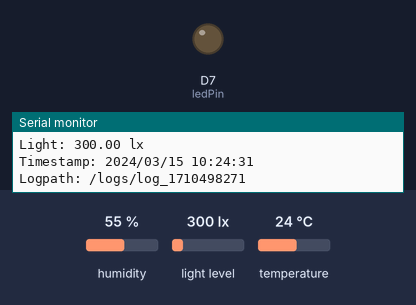
This sketch was run on a simulated ESP8266 (NodeMCU). Parts: output pins drawn as LEDs (lit = HIGH), the last lines printed to the serial monitor. The test bench sets the inputs (shaded band); at power-on: humidity 55 %, light level 300 lx, temperature 24 °C. WiFi joins after 1.5 s; servers stay silent unless stated; the local clock reads 2024-03-15 10:24:30 at power-on unless the sketch sets it.

Above: at 4.5 s.
At 10.5 s:
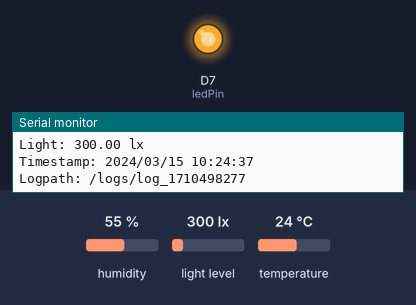
Timing chart, 0 to 16.9 s (numbered marks = the images above):
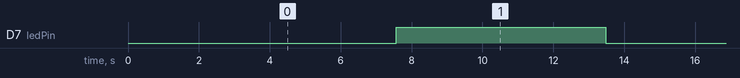

The sketch:

CW17_65060226300581.ino
```cpp
#include <Wire.h>
#include "FirebaseESP8266.h"
#include <ESP8266WiFi.h>
#include "DHT.h"
#include <time.h> // For NTP time
#include <BH1750.h>
BH1750 lightMeter;

// Pin and constants
#define DHTPIN D4 // Pin connected to the DHT22 data pin
#define DHTTYPE DHT22 // DHT 22 (AM2302)

// Firebase credentials
char FIREBASE_AUTH[] = "el1toHNMrUaHcWWNSiUyq6X1TgnbfE14MaqZUVwE"; // Your Firebase Web API Key
char FIREBASE_HOST[] = "https://fir-dht-2024-ce7d7-default-rtdb.asia-southeast1.firebasedatabase.app"; // Your Firebase Host URL

// WiFi credentials
char WIFI_SSID[] = "HomeOjo"; // Your WiFi SSID
char WIFI_PASSWORD[] = "0852494177"; // Your WiFi password
const int ledPin = 13;
int counter = 0;
// Firebase and DHT setup
FirebaseData firebaseData;
DHT dht(DHTPIN, DHTTYPE); // Initialize DHT sensor

unsigned long convertToSeconds(const char* datetimeStr) {
    int year, month, day, hour, minute, second;

    // Parse the datetime string
    sscanf(datetimeStr, "%d/%d/%d %d:%d:%d", &year, &month, &day, &hour, &minute, &second);

    // Calculate days since epoch (January 1, 1970)
    unsigned long totalDays = (year - 1970) * 365 + (year - 1970) / 4; // leap years
    static const int daysInMonth[] = {0, 31, 28, 31, 30, 31, 30, 31, 31, 30, 31, 30, 31};
    for (int m = 1; m < month; m++) {
        totalDays += daysInMonth[m];
    }
    // Adjust for leap year
    if (month > 2 && (year % 4 == 0) && (year % 100 != 0 || year % 400 == 0)) {
        totalDays++;
    }
    totalDays += day - 1; // Subtract 1 for the current day

    // Calculate total seconds
    unsigned long totalSeconds = totalDays * 86400 + hour * 3600 + minute * 60 + second;
    return totalSeconds;
}

void setup() {
Serial.begin(115200);
Wire.begin();
lightMeter.begin();
pinMode(ledPin,OUTPUT);
// Start WiFi connection
WiFi.begin(WIFI_SSID, WIFI_PASSWORD);
while (WiFi.status() != WL_CONNECTED) {
delay(500);
Serial.print(".");
}
Serial.println("\nWi-Fi connected");

// Start Firebase connection
Firebase.begin(FIREBASE_HOST, FIREBASE_AUTH);

// Start DHT sensor
dht.begin();

// Start NTP to get the time (UTC+7 for Thailand)
configTime(7 * 3600, 0, "pool.ntp.org", "time.nist.gov"); // Time offset for Thailand
Serial.println("\nWaiting for NTP time sync...");
while (!time(nullptr)) {
delay(1000);
Serial.print(".");
}
Serial.println("\nTime synced!");
}

String getFormattedTime() {
time_t now = time(nullptr);
struct tm* timeinfo = localtime(&now);

char buffer[20];
strftime(buffer, sizeof(buffer), "%Y/%m/%d %H:%M:%S", timeinfo);

return String(buffer);
}

void loop() {
// Get temperature and humidity from DHT22
float temperature = dht.readTemperature();
float humidity = dht.readHumidity();

// Check if readings are valid
if (isnan(temperature) || isnan(humidity)) {
Serial.println("Failed to read from DHT sensor!");
} else {
// Get the current timestamp as a formatted string
String timestamp = getFormattedTime();

// Create a new log entry using the timestamp
String logPath = "/logs/log_" + String(convertToSeconds(timestamp.c_str())); // Unique log path


// Print values to Serial Monitor
Serial.print("Temperature: ");
Serial.print(temperature);
Serial.println("°C");
Serial.print("Humidity: ");
Serial.print(humidity);
Serial.println("%");
float lux = lightMeter.readLightLevel();
Serial.print("Light: ");
Serial.print(lux);
Serial.println(" lx");
Serial.print("Timestamp: ");
Serial.println(timestamp);
Serial.print("Logpath: ");
Serial.println(logPath);
// Send temperature, humidity, and timestamp to Firebase
if (counter % 2 == 0){
  Firebase.setString(firebaseData, logPath + "/led", "OFF");
  digitalWrite(ledPin, LOW);
}
if (counter % 2 == 1){
  Firebase.setString(firebaseData, logPath + "/led", "ON");
  digitalWrite(ledPin, HIGH);
}
Firebase.setFloat(firebaseData, logPath + "/temperature", temperature);
Firebase.setFloat(firebaseData, logPath + "/humidity", humidity);
Firebase.setFloat(firebaseData, logPath + "/light", lux);
Firebase.setString(firebaseData, logPath + "/time", timestamp);
Firebase.setString(firebaseData, logPath + "/times", String(convertToSeconds(timestamp.c_str())));
// Wait for 5 seconds before next loop
delay(5000);
counter++;
}
}
```

Measured:
- by itself, D7 (ledPin): alternates HIGH for 5.9 s and LOW for 5.9 s
